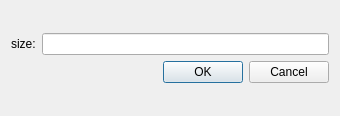
<?xml version="1.0" encoding="UTF-8"?>
<ui version="4.0">
 <class>DialogDilate</class>
 <widget class="QDialog" name="DialogDilate">
  <property name="geometry">
   <rect>
    <x>0</x>
    <y>0</y>
    <width>340</width>
    <height>116</height>
   </rect>
  </property>
  <property name="windowTitle">
   <string>Dilate</string>
  </property>
  <layout class="QGridLayout" name="gridLayout">
   <item row="1" column="0">
    <layout class="QVBoxLayout" name="verticalLayout">
     <item>
      <layout class="QHBoxLayout" name="horizontalLayout">
       <item>
        <widget class="QLabel" name="label">
         <property name="text">
          <string>size:</string>
         </property>
         <property name="margin">
          <number>20</number>
         </property>
        </widget>
       </item>
       <item>
        <widget class="QLineEdit" name="lineEdit"/>
       </item>
      </layout>
     </item>
     <item>
      <widget class="QDialogButtonBox" name="buttonBox">
       <property name="orientation">
        <enum>Qt::Horizontal</enum>
       </property>
       <property name="standardButtons">
        <set>QDialogButtonBox::Cancel|QDialogButtonBox::Ok</set>
       </property>
      </widget>
     </item>
    </layout>
   </item>
  </layout>
 </widget>
 <resources/>
 <connections>
  <connection>
   <sender>buttonBox</sender>
   <signal>accepted()</signal>
   <receiver>DialogDilate</receiver>
   <slot>accept()</slot>
   <hints>
    <hint type="sourcelabel">
     <x>248</x>
     <y>254</y>
    </hint>
    <hint type="destinationlabel">
     <x>157</x>
     <y>274</y>
    </hint>
   </hints>
  </connection>
  <connection>
   <sender>buttonBox</sender>
   <signal>rejected()</signal>
   <receiver>DialogDilate</receiver>
   <slot>reject()</slot>
   <hints>
    <hint type="sourcelabel">
     <x>316</x>
     <y>260</y>
    </hint>
    <hint type="destinationlabel">
     <x>286</x>
     <y>274</y>
    </hint>
   </hints>
  </connection>
 </connections>
</ui>
